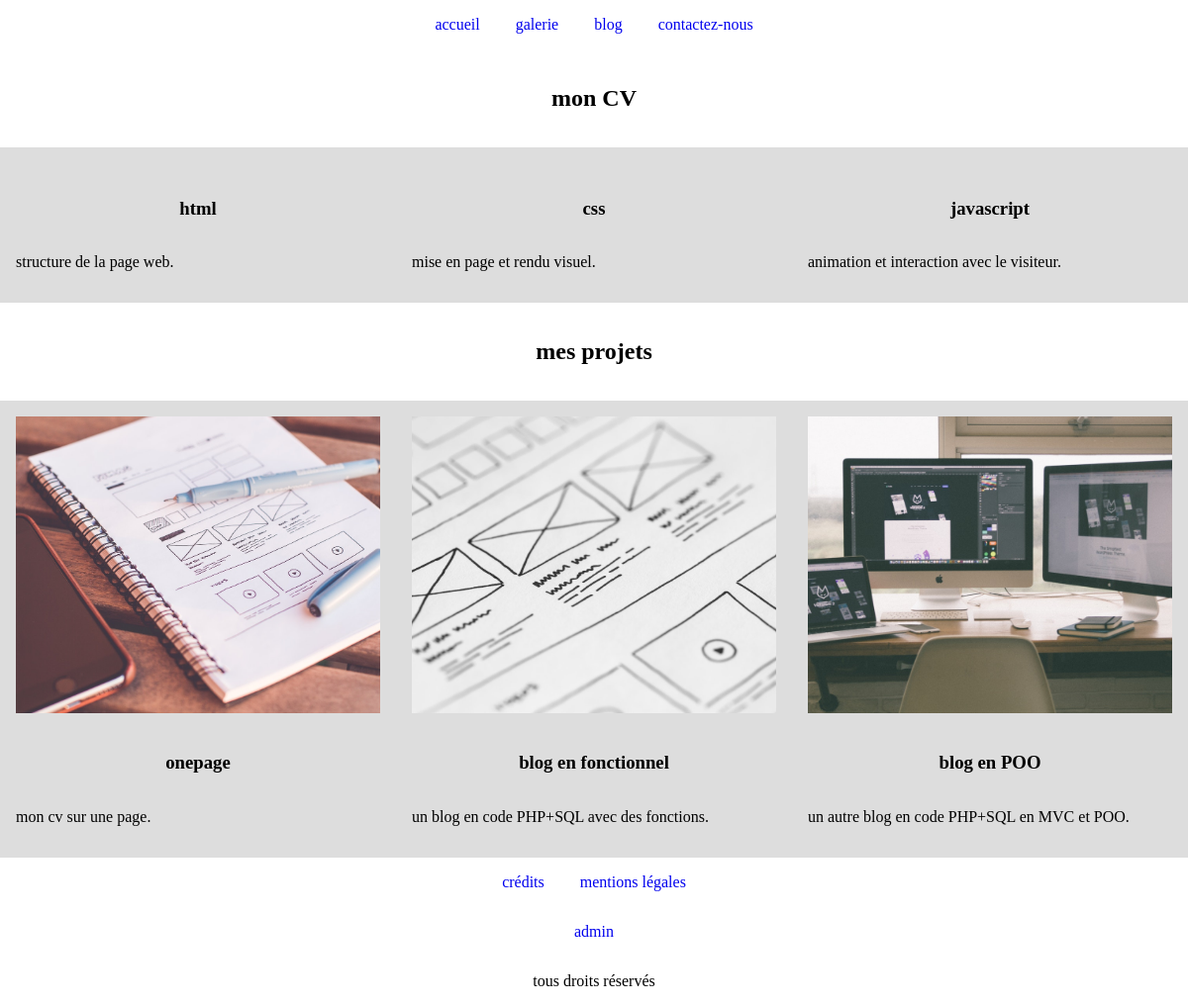
Page /blog-poo/index.php on the committed database.
### tables this page shows
CREATE TABLE `articles` (
  `id` int(11) NOT NULL,
  `title` varchar(255) NOT NULL,
  `slug` varchar(255) NOT NULL,
  `content` text NOT NULL,
  `created_at` datetime NOT NULL,
  `picture` varchar(255) NOT NULL,
  `category` varchar(255) NOT NULL,
  `priority` int(11) NOT NULL
);

### blog-poo/includes/model/Model.php (called while the page is built, shortened)
<?php
class Model
    implements Contrat
{
    static $db = null;
    static function connexion ()
    {
        if (Model::$db == null)
        {
            $dsn = "mysql:dbname=" . DBNAME . ";host=" . DBHOST;
            try{
                Model::$db = new PDO($dsn, DBUSER, DBPASS);
                Model::$db->exec("SET NAMES utf8");
                Model::$db->setAttribute(PDO::ATTR_DEFAULT_FETCH_MODE, PDO::FETCH_ASSOC);
            }
            catch (PDOException $e) {
                die($e->getMessage());
            }
        }
    }
    static function lireArticles ($category = "news")
    {
        $sql        =
        <<<x
        SELECT * FROM `articles`
        WHERE category = '$category'
        ORDER BY priority ASC
        x;
        $query      = Model::$db->query($sql);
        return $query;
    }
}

### blog-poo/includes/view/Template.php (the view, shortened to what this page needs)
<?php
class Template
{
    static function index ()
    {
        Template::header();
        echo "<section>";
        echo "<h1>mon CV</h1>";
        $query = Model::lireArticles("competences");
        $articles = $query->fetchAll();
        foreach($articles as $article):
            extract($article);
            echo
            <<<x
                <article>
                    <h3>$title</h3>
                    <p>$content</p>
                </article>
            x;
        endforeach;
        echo "</section>";
        echo "<section>";
        echo "<h1>mes projets</h1>";
        $query = Model::lireArticles("projets");
        $articles = $query->fetchAll();
        foreach($articles as $article):
            extract($article);
            echo
            <<<x
                <article>
                    <img src="uploads/images/$picture" alt="$title">
                    <h3>$title</h3>
                    <p>$content</p>
                </article>
            x;
        endforeach;
        echo "</section>";
        Template::footer();
    }
    static function header()
    {
?>
<!DOCTYPE html>
<html lang="fr">
<head>
    <link rel="stylesheet" href="css/style.css">
</head>
<body class="<?php echo index::$filename ?>">
    <header>
        <nav>
<?php
$query = Model::lireArticles("menu");
$articles = $query->fetchAll();
foreach($articles as $article):
    extract($article);
    echo
    <<<x
        <a href="$content">$title</a>
    x;
endforeach;
?>
        </nav>
    </header>
    <main>
<?php
    }
    static function footer ()
    {
?>
    </main>
    <footer>
        <nav>
            <a href="credits.php">crédits</a>
            <a href="mentions-legales.php">mentions légales</a>
        </nav>
        <nav>
            <a href="admin.php">admin</a>
        </nav>
        <p>tous droits réservés</p>
    </footer>
</body>
</html>
<?php
    }
}

### blog-poo/index.php (shortened to what this page needs)
<?php
class index
{
    static function chargerCodeClasse ($nomClasse)
    {
        $chemin = "includes/*/$nomClasse.php";
        $fichiers = glob($chemin);
    }
    function consulterCompact ()
    {
        $uri = $_SERVER["REQUEST_URI"];
        extract(parse_url($uri));
        extract(pathinfo($path));
        $codeTemplate = "Template::$filename";
        if (is_callable($codeTemplate)) {
            $codeTemplate();
        }
    }
}
$index = new index;
$index->consulterCompact();

### blog-poo/css/style.css (style rules this page uses)
html, body { width:100%; font-size: 16px; padding:0; margin:0; }
* { box-sizing: border-box; }
img { width:100%; height:300px; object-fit: cover; }
header, footer { text-align: center; }
h1, h2, h3, h4, h5, h6 { width:100%; text-align: center; padding:1rem; }
nav a { display: inline-block; text-decoration: none; padding:1rem; }
body.index section { display: flex; flex-wrap: wrap; }
body.index article { width: calc(100% / 3); padding: 1rem; }
body.index article { background-color: #dddddd; }

### rows in the picture
articles: title "accueil"
articles: title "galerie"
articles: title "blog"
articles: title "contactez-nous"
articles: title "html", content "structure de la page web."
articles: title "css", content "mise en page et rendu visuel."
articles: title "javascript", content "animation et interaction avec le visiteur."
articles: picture (picture), title "onepage", content "mon cv sur une page."
articles: picture (picture), title "blog en fonctionnel", content "un blog en code PHP+SQL avec des fonctions."
articles: picture (picture), title "blog en POO", content "un autre blog en code PHP+SQL en MVC et POO."
